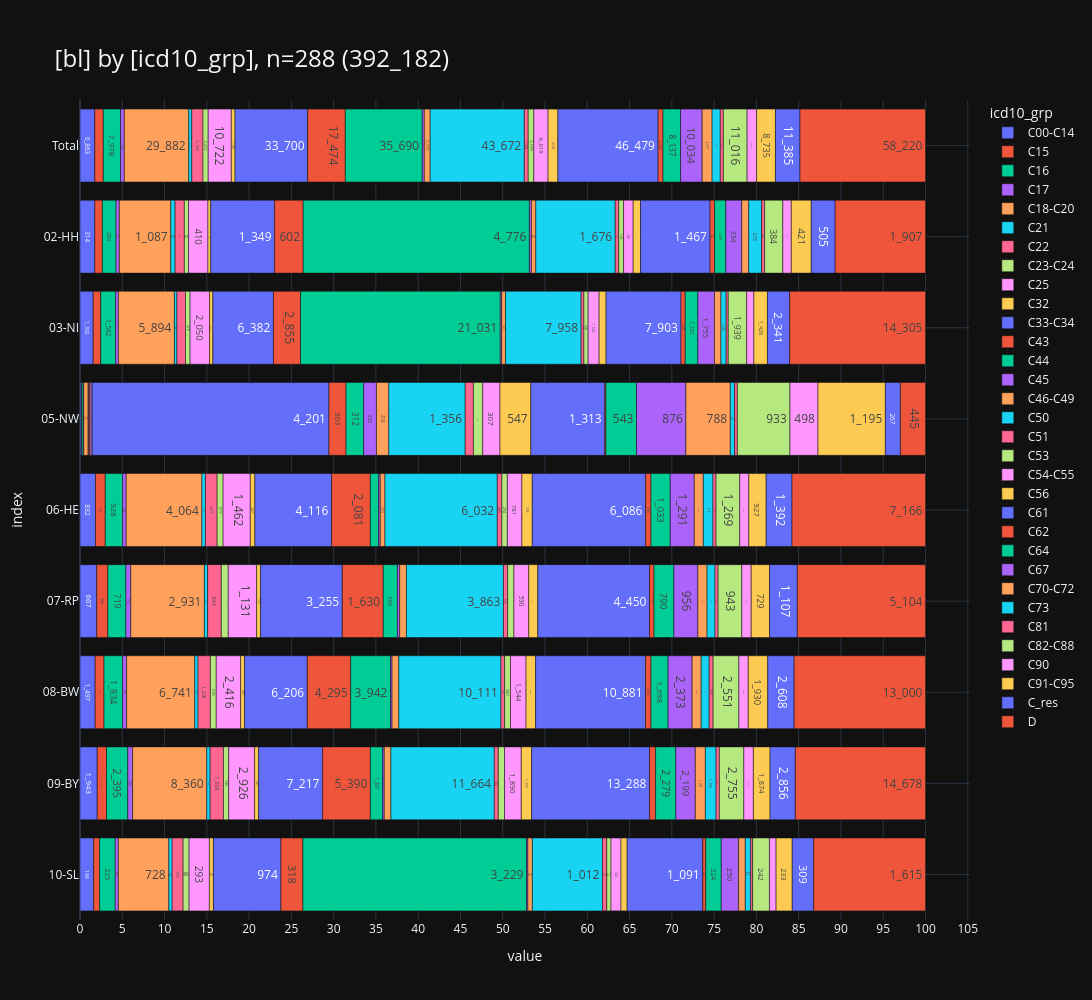

Notebook code for this chart:
### Markdown cell above
### <a id='toc1_5_2_'></a>[Diagnosegruppen](#toc0_)
- **Filter: DJ = 2023, C44 und D-Diagnosen sind eingeschlossen**

> 💡 `ZfKD`: _"Die Anteile für D-Diagnosen sind in etwa vergleichbar, die für C44 unterscheiden sich recht deutlich"_

### Code cell
_alias = "icd10_3d"
_df = (
    show_freqs(alias=_alias, incl_c44_and_d=True)
    .merge(dim_icd10_3d.to_df().set_index('code'), left_on=_alias, right_index=True, how="left")
    [["kkr", "code_kid", "cnt"]]
    .rename(columns={"kkr": "bl", "code_kid": "icd10_grp"})
)
_=pls.plot_stacked_bars(
    _df,
    orientation="h",
    normalize=False,
    relative=True,
    dropna=False,
    sort_values_index=False,
    show_total=True,
    height=1000,
)

### Figure 1 — Plotly figure (JSON) as saved in the notebook; plotly's stock layout.template omitted (floating-point values rounded to 4 significant figures)
{"data": [{"hovertemplate": "col=C00-C14<br>value=%{x}<br>index=%{y}<br>cnt_str=%{text}<extra></extra>", "legendgroup": "C00-C14", "marker": {"color": "#636EFA", "pattern": {"shape": ""}}, "name": "C00-C14", "orientation": "h", "showlegend": true, "text": ["6_863", "314", "1_392", "22", "832", "667", "1_497", "1_943", "196"], "textposition": "auto", "type": "bar", "x": [6863, 314, 1392, 22, 832, 667, 1497, 1943, 196], "xaxis": "x", "y": [" Total", "02-HH", "03-NI", "05-NW", "06-HE", "07-RP", "08-BW", "09-BY", "10-SL"], "yaxis": "y"}, {"hovertemplate": "col=C15<br>value=%{x}<br>index=%{y}<br>cnt_str=%{text}<extra></extra>", "legendgroup": "C15", "marker": {"color": "#EF553B", "pattern": {"shape": ""}}, "name": "C15", "orientation": "h", "showlegend": true, "text": ["3_953", "158", "796", "9", "525", "444", "881", "1_053", "87"], "textposition": "auto", "type": "bar", "x": [3953, 158, 796, 9, 525, 444, 881, 1053, 87], "xaxis": "x", "y": [" Total", "02-HH", "03-NI", "05-NW", "06-HE", "07-RP", "08-BW", "09-BY", "10-SL"], "yaxis": "y"}, {"hovertemplate": "col=C16<br>value=%{x}<br>index=%{y}<br>cnt_str=%{text}<extra></extra>", "legendgroup": "C16", "marker": {"color": "#00CC96", "pattern": {"shape": ""}}, "name": "C16", "orientation": "h", "showlegend": true, "text": ["7_978", "289", "1_562", "26", "928", "719", "1_834", "2_395", "225"], "textposition": "auto", "type": "bar", "x": [7978, 289, 1562, 26, 928, 719, 1834, 2395, 225], "xaxis": "x", "y": [" Total", "02-HH", "03-NI", "05-NW", "06-HE", "07-RP", "08-BW", "09-BY", "10-SL"], "yaxis": "y"}, {"hovertemplate": "col=C17<br>value=%{x}<br>index=%{y}<br>cnt_str=%{text}<extra></extra>", "legendgroup": "C17", "marker": {"color": "#AB63FA", "pattern": {"shape": ""}}, "name": "C17", "orientation": "h", "showlegend": true, "text": ["1_764", "70", "299", "11", "196", "193", "403", "546", "46"], "textposition": "auto", "type": "bar", "x": [1764, 70, 299, 11, 196, 193, 403, 546, 46], "xaxis": "x", "y": [" Total", "02-HH", "03-NI", "05-NW", "06-HE", "07-RP", "08-BW", "09-BY", "10-SL"], "yaxis": "y"}, {"hovertemplate": "col=C18-C20<br>value=%{x}<br>index=%{y}<br>cnt_str=%{text}<extra></extra>", "legendgroup": "C18-C20", "marker": {"color": "#FFA15A", "pattern": {"shape": ""}}, "name": "C18-C20", "orientation": "h", "showlegend": true, "text": ["29_882", "1_087", "5_894", "77", "4_064", "2_931", "6_741", "8_360", "728"], "textposition": "auto", "type": "bar", "x": [29882, 1087, 5894, 77, 4064, 2931, 6741, 8360, 728], "xaxis": "x", "y": [" Total", "02-HH", "03-NI", "05-NW", "06-HE", "07-RP", "08-BW", "09-BY", "10-SL"], "yaxis": "y"}, {"hovertemplate": "col=C21<br>value=%{x}<br>index=%{y}<br>cnt_str=%{text}<extra></extra>", "legendgroup": "C21", "marker": {"color": "#19D3F3", "pattern": {"shape": ""}}, "name": "C21", "orientation": "h", "showlegend": true, "text": ["1_422", "89", "266", "5", "189", "130", "320", "375", "48"], "textposition": "auto", "type": "bar", "x": [1422, 89, 266, 5, 189, 130, 320, 375, 48], "xaxis": "x", "y": [" Total", "02-HH", "03-NI", "05-NW", "06-HE", "07-RP", "08-BW", "09-BY", "10-SL"], "yaxis": "y"}, {"hovertemplate": "col=C22<br>value=%{x}<br>index=%{y}<br>cnt_str=%{text}<extra></extra>", "legendgroup": "C22", "marker": {"color": "#FF6692", "pattern": {"shape": ""}}, "name": "C22", "orientation": "h", "showlegend": true, "text": ["5_194", "196", "905", "25", "629", "544", "1_228", "1_508", "159"], "textposition": "auto", "type": "bar", "x": [5194, 196, 905, 25, 629, 544, 1228, 1508, 159], "xaxis": "x", "y": [" Total", "02-HH", "03-NI", "05-NW", "06-HE", "07-RP", "08-BW", "09-BY", "10-SL"], "yaxis": "y"}, {"hovertemplate": "col=C23-C24<br>value=%{x}<br>index=%{y}<br>cnt_str=%{text}<extra></extra>", "legendgroup": "C23-C24", "marker": {"color": "#B6E880", "pattern": {"shape": ""}}, "name": "C23-C24", "orientation": "h", "showlegend": true, "text": ["2_416", "88", "478", "5", "319", "276", "578", "586", "86"], "textposition": "auto", "type": "bar", "x": [2416, 88, 478, 5, 319, 276, 578, 586, 86], "xaxis": "x", "y": [" Total", "02-HH", "03-NI", "05-NW", "06-HE", "07-RP", "08-BW", "09-BY", "10-SL"], "yaxis": "y"}, {"hovertemplate": "col=C25<br>value=%{x}<br>index=%{y}<br>cnt_str=%{text}<extra></extra>", "legendgroup": "C25", "marker": {"color": "#FF97FF", "pattern": {"shape": ""}}, "name": "C25", "orientation": "h", "showlegend": true, "text": ["10_722", "410", "2_050", "34", "1_462", "1_131", "2_416", "2_926", "293"], "textposition": "auto", "type": "bar", "x": [10722, 410, 2050, 34, 1462, 1131, 2416, 2926, 293], "xaxis": "x", "y": [" Total", "02-HH", "03-NI", "05-NW", "06-HE", "07-RP", "08-BW", "09-BY", "10-SL"], "yaxis": "y"}, {"hovertemplate": "col=C32<br>value=%{x}<br>index=%{y}<br>cnt_str=%{text}<extra></extra>", "legendgroup": "C32", "marker": {"color": "#FECB52", "pattern": {"shape": ""}}, "name": "C32", "orientation": "h", "showlegend": true, "text": ["1_706", "59", "349", "2", "247", "156", "388", "447", "58"], "textposition": "auto", "type": "bar", "x": [1706, 59, 349, 2, 247, 156, 388, 447, 58], "xaxis": "x", "y": [" Total", "02-HH", "03-NI", "05-NW", "06-HE", "07-RP", "08-BW", "09-BY", "10-SL"], "yaxis": "y"}, {"hovertemplate": "col=C33-C34<br>value=%{x}<br>index=%{y}<br>cnt_str=%{text}<extra></extra>", "legendgroup": "C33-C34", "marker": {"color": "#636EFA", "pattern": {"shape": ""}}, "name": "C33-C34", "orientation": "h", "showlegend": true, "text": ["33_700", "1_349", "6_382", "4_201", "4_116", "3_255", "6_206", "7_217", "974"], "textposition": "auto", "type": "bar", "x": [33700, 1349, 6382, 4201, 4116, 3255, 6206, 7217, 974], "xaxis": "x", "y": [" Total", "02-HH", "03-NI", "05-NW", "06-HE", "07-RP", "08-BW", "09-BY", "10-SL"], "yaxis": "y"}, {"hovertemplate": "col=C43<br>value=%{x}<br>index=%{y}<br>cnt_str=%{text}<extra></extra>", "legendgroup": "C43", "marker": {"color": "#EF553B", "pattern": {"shape": ""}}, "name": "C43", "orientation": "h", "showlegend": true, "text": ["17_474", "602", "2_855", "303", "2_081", "1_630", "4_295", "5_390", "318"], "textposition": "auto", "type": "bar", "x": [17474, 602, 2855, 303, 2081, 1630, 4295, 5390, 318], "xaxis": "x", "y": [" Total", "02-HH", "03-NI", "05-NW", "06-HE", "07-RP", "08-BW", "09-BY", "10-SL"], "yaxis": "y"}, {"hovertemplate": "col=C44<br>value=%{x}<br>index=%{y}<br>cnt_str=%{text}<extra></extra>", "legendgroup": "C44", "marker": {"color": "#00CC96", "pattern": {"shape": ""}}, "name": "C44", "orientation": "h", "showlegend": true, "text": ["35_690", "4_776", "21_031", "312", "448", "565", "3_942", "1_387", "3_229"], "textposition": "auto", "type": "bar", "x": [35690, 4776, 21031, 312, 448, 565, 3942, 1387, 3229], "xaxis": "x", "y": [" Total", "02-HH", "03-NI", "05-NW", "06-HE", "07-RP", "08-BW", "09-BY", "10-SL"], "yaxis": "y"}, {"hovertemplate": "col=C45<br>value=%{x}<br>index=%{y}<br>cnt_str=%{text}<extra></extra>", "legendgroup": "C45", "marker": {"color": "#AB63FA", "pattern": {"shape": ""}}, "name": "C45", "orientation": "h", "showlegend": true, "text": ["947", "43", "154", "228", "85", "87", "151", "180", "19"], "textposition": "auto", "type": "bar", "x": [947, 43, 154, 228, 85, 87, 151, 180, 19], "xaxis": "x", "y": [" Total", "02-HH", "03-NI", "05-NW", "06-HE", "07-RP", "08-BW", "09-BY", "10-SL"], "yaxis": "y"}, {"hovertemplate": "col=C46-C49<br>value=%{x}<br>index=%{y}<br>cnt_str=%{text}<extra></extra>", "legendgroup": "C46-C49", "marker": {"color": "#FFA15A", "pattern": {"shape": ""}}, "name": "C46-C49", "orientation": "h", "showlegend": true, "text": ["2_721", "93", "407", "218", "253", "272", "665", "748", "65"], "textposition": "auto", "type": "bar", "x": [2721, 93, 407, 218, 253, 272, 665, 748, 65], "xaxis": "x", "y": [" Total", "02-HH", "03-NI", "05-NW", "06-HE", "07-RP", "08-BW", "09-BY", "10-SL"], "yaxis": "y"}, {"hovertemplate": "col=C50<br>value=%{x}<br>index=%{y}<br>cnt_str=%{text}<extra></extra>", "legendgroup": "C50", "marker": {"color": "#19D3F3", "pattern": {"shape": ""}}, "name": "C50", "orientation": "h", "showlegend": true, "text": ["43_672", "1_676", "7_958", "1_356", "6_032", "3_863", "10_111", "11_664", "1_012"], "textposition": "auto", "type": "bar", "x": [43672, 1676, 7958, 1356, 6032, 3863, 10111, 11664, 1012], "xaxis": "x", "y": [" Total", "02-HH", "03-NI", "05-NW", "06-HE", "07-RP", "08-BW", "09-BY", "10-SL"], "yaxis": "y"}, {"hovertemplate": "col=C51<br>value=%{x}<br>index=%{y}<br>cnt_str=%{text}<extra></extra>", "legendgroup": "C51", "marker": {"color": "#FF6692", "pattern": {"shape": ""}}, "name": "C51", "orientation": "h", "showlegend": true, "text": ["1_804", "74", "294", "146", "245", "168", "361", "454", "62"], "textposition": "auto", "type": "bar", "x": [1804, 74, 294, 146, 245, 168, 361, 454, 62], "xaxis": "x", "y": [" Total", "02-HH", "03-NI", "05-NW", "06-HE", "07-RP", "08-BW", "09-BY", "10-SL"], "yaxis": "y"}, {"hovertemplate": "col=C53<br>value=%{x}<br>index=%{y}<br>cnt_str=%{text}<extra></extra>", "legendgroup": "C53", "marker": {"color": "#B6E880", "pattern": {"shape": ""}}, "name": "C53", "orientation": "h", "showlegend": true, "text": ["2_589", "102", "442", "165", "294", "249", "580", "696", "61"], "textposition": "auto", "type": "bar", "x": [2589, 102, 442, 165, 294, 249, 580, 696, 61], "xaxis": "x", "y": [" Total", "02-HH", "03-NI", "05-NW", "06-HE", "07-RP", "08-BW", "09-BY", "10-SL"], "yaxis": "y"}, {"hovertemplate": "col=C54-C55<br>value=%{x}<br>index=%{y}<br>cnt_str=%{text}<extra></extra>", "legendgroup": "C54-C55", "marker": {"color": "#FF97FF", "pattern": {"shape": ""}}, "name": "C54-C55", "orientation": "h", "showlegend": true, "text": ["6_619", "203", "1_160", "307", "781", "590", "1_544", "1_890", "144"], "textposition": "auto", "type": "bar", "x": [6619, 203, 1160, 307, 781, 590, 1544, 1890, 144], "xaxis": "x", "y": [" Total", "02-HH", "03-NI", "05-NW", "06-HE", "07-RP", "08-BW", "09-BY", "10-SL"], "yaxis": "y"}, {"hovertemplate": "col=C56<br>value=%{x}<br>index=%{y}<br>cnt_str=%{text}<extra></extra>", "legendgroup": "C56", "marker": {"color": "#FECB52", "pattern": {"shape": ""}}, "name": "C56", "orientation": "h", "showlegend": true, "text": ["4_543", "155", "722", "547", "556", "361", "943", "1_170", "89"], "textposition": "auto", "type": "bar", "x": [4543, 155, 722, 547, 556, 361, 943, 1170, 89], "xaxis": "x", "y": [" Total", "02-HH", "03-NI", "05-NW", "06-HE", "07-RP", "08-BW", "09-BY", "10-SL"], "yaxis": "y"}, {"hovertemplate": "col=C61<br>value=%{x}<br>index=%{y}<br>cnt_str=%{text}<extra></extra>", "legendgroup": "C61", "marker": {"color": "#636EFA", "pattern": {"shape": ""}}, "name": "C61", "orientation": "h", "showlegend": true, "text": ["46_479", "1_467", "7_903", "1_313", "6_086", "4_450", "10_881", "13_288", "1_091"], "textposition": "auto", "type": "bar", "x": [46479, 1467, 7903, 1313, 6086, 4450, 10881, 13288, 1091], "xaxis": "x", "y": [" Total", "02-HH", "03-NI", "05-NW", "06-HE", "07-RP", "08-BW", "09-BY", "10-SL"], "yaxis": "y"}, {"hovertemplate": "col=C62<br>value=%{x}<br>index=%{y}<br>cnt_str=%{text}<extra></extra>", "legendgroup": "C62", "marker": {"color": "#EF553B", "pattern": {"shape": ""}}, "name": "C62", "orientation": "h", "showlegend": true, "text": ["2_298", "97", "443", "19", "290", "179", "539", "687", "44"], "textposition": "auto", "type": "bar", "x": [2298, 97, 443, 19, 290, 179, 539, 687, 44], "xaxis": "x", "y": [" Total", "02-HH", "03-NI", "05-NW", "06-HE", "07-RP", "08-BW", "09-BY", "10-SL"], "yaxis": "y"}, {"hovertemplate": "col=C64<br>value=%{x}<br>index=%{y}<br>cnt_str=%{text}<extra></extra>", "legendgroup": "C64", "marker": {"color": "#00CC96", "pattern": {"shape": ""}}, "name": "C64", "orientation": "h", "showlegend": true, "text": ["8_137", "238", "1_332", "543", "1_033", "790", "1_698", "2_279", "224"], "textposition": "auto", "type": "bar", "x": [8137, 238, 1332, 543, 1033, 790, 1698, 2279, 224], "xaxis": "x", "y": [" Total", "02-HH", "03-NI", "05-NW", "06-HE", "07-RP", "08-BW", "09-BY", "10-SL"], "yaxis": "y"}, {"hovertemplate": "col=C67<br>value=%{x}<br>index=%{y}<br>cnt_str=%{text}<extra></extra>", "legendgroup": "C67", "marker": {"color": "#AB63FA", "pattern": {"shape": ""}}, "name": "C67", "orientation": "h", "showlegend": true, "text": ["10_034", "334", "1_755", "876", "1_291", "956", "2_373", "2_199", "250"], "textposition": "auto", "type": "bar", "x": [10034, 334, 1755, 876, 1291, 956, 2373, 2199, 250], "xaxis": "x", "y": [" Total", "02-HH", "03-NI", "05-NW", "06-HE", "07-RP", "08-BW", "09-BY", "10-SL"], "yaxis": "y"}, {"hovertemplate": "col=C70-C72<br>value=%{x}<br>index=%{y}<br>cnt_str=%{text}<extra></extra>", "legendgroup": "C70-C72", "marker": {"color": "#FFA15A", "pattern": {"shape": ""}}, "name": "C70-C72", "orientation": "h", "showlegend": true, "text": ["4_591", "148", "673", "788", "486", "367", "896", "1_136", "97"], "textposition": "auto", "type": "bar", "x": [4591, 148, 673, 788, 486, 367, 896, 1136, 97], "xaxis": "x", "y": [" Total", "02-HH", "03-NI", "05-NW", "06-HE", "07-RP", "08-BW", "09-BY", "10-SL"], "yaxis": "y"}, {"hovertemplate": "col=C73<br>value=%{x}<br>index=%{y}<br>cnt_str=%{text}<extra></extra>", "legendgroup": "C73", "marker": {"color": "#19D3F3", "pattern": {"shape": ""}}, "name": "C73", "orientation": "h", "showlegend": true, "text": ["3_800", "273", "546", "76", "517", "316", "789", "1_206", "77"], "textposition": "auto", "type": "bar", "x": [3800, 273, 546, 76, 517, 316, 789, 1206, 77], "xaxis": "x", "y": [" Total", "02-HH", "03-NI", "05-NW", "06-HE", "07-RP", "08-BW", "09-BY", "10-SL"], "yaxis": "y"}, {"hovertemplate": "col=C81<br>value=%{x}<br>index=%{y}<br>cnt_str=%{text}<extra></extra>", "legendgroup": "C81", "marker": {"color": "#FF6692", "pattern": {"shape": ""}}, "name": "C81", "orientation": "h", "showlegend": true, "text": ["1_427", "63", "225", "49", "167", "124", "393", "377", "29"], "textposition": "auto", "type": "bar", "x": [1427, 63, 225, 49, 167, 124, 393, 377, 29], "xaxis": "x", "y": [" Total", "02-HH", "03-NI", "05-NW", "06-HE", "07-RP", "08-BW", "09-BY", "10-SL"], "yaxis": "y"}, {"hovertemplate": "col=C82-C88<br>value=%{x}<br>index=%{y}<br>cnt_str=%{text}<extra></extra>", "legendgroup": "C82-C88", "marker": {"color": "#B6E880", "pattern": {"shape": ""}}, "name": "C82-C88", "orientation": "h", "showlegend": true, "text": ["11_016", "384", "1_939", "933", "1_269", "943", "2_551", "2_755", "242"], "textposition": "auto", "type": "bar", "x": [11016, 384, 1939, 933, 1269, 943, 2551, 2755, 242], "xaxis": "x", "y": [" Total", "02-HH", "03-NI", "05-NW", "06-HE", "07-RP", "08-BW", "09-BY", "10-SL"], "yaxis": "y"}, {"hovertemplate": "col=C90<br>value=%{x}<br>index=%{y}<br>cnt_str=%{text}<extra></extra>", "legendgroup": "C90", "marker": {"color": "#FF97FF", "pattern": {"shape": ""}}, "name": "C90", "orientation": "h", "showlegend": true, "text": ["4_401", "179", "761", "498", "490", "375", "925", "1_077", "96"], "textposition": "auto", "type": "bar", "x": [4401, 179, 761, 498, 490, 375, 925, 1077, 96], "xaxis": "x", "y": [" Total", "02-HH", "03-NI", "05-NW", "06-HE", "07-RP", "08-BW", "09-BY", "10-SL"], "yaxis": "y"}, {"hovertemplate": "col=C91-C95<br>value=%{x}<br>index=%{y}<br>cnt_str=%{text}<extra></extra>", "legendgroup": "C91-C95", "marker": {"color": "#FECB52", "pattern": {"shape": ""}}, "name": "C91-C95", "orientation": "h", "showlegend": true, "text": ["8_735", "421", "1_426", "1_195", "927", "729", "1_930", "1_874", "233"], "textposition": "auto", "type": "bar", "x": [8735, 421, 1426, 1195, 927, 729, 1930, 1874, 233], "xaxis": "x", "y": [" Total", "02-HH", "03-NI", "05-NW", "06-HE", "07-RP", "08-BW", "09-BY", "10-SL"], "yaxis": "y"}, {"hovertemplate": "col=C_res<br>value=%{x}<br>index=%{y}<br>cnt_str=%{text}<extra></extra>", "legendgroup": "C_res", "marker": {"color": "#636EFA", "pattern": {"shape": ""}}, "name": "C_res", "orientation": "h", "showlegend": true, "text": ["11_385", "505", "2_341", "267", "1_392", "1_107", "2_608", "2_856", "309"], "textposition": "auto", "type": "bar", "x": [11385, 505, 2341, 267, 1392, 1107, 2608, 2856, 309], "xaxis": "x", "y": [" Total", "02-HH", "03-NI", "05-NW", "06-HE", "07-RP", "08-BW", "09-BY", "10-SL"], "yaxis": "y"}, {"hovertemplate": "col=D<br>value=%{x}<br>index=%{y}<br>cnt_str=%{text}<extra></extra>", "legendgroup": "D", "marker": {"color": "#EF553B", "pattern": {"shape": ""}}, "name": "D", "orientation": "h", "showlegend": true, "text": ["58_220", "1_907", "14_305", "445", "7_166", "5_104", "13_000", "14_678", "1_615"], "textposition": "auto", "type": "bar", "x": [58220, 1907, 14305, 445, 7166, 5104, 13000, 14678, 1615], "xaxis": "x", "y": [" Total", "02-HH", "03-NI", "05-NW", "06-HE", "07-RP", "08-BW", "09-BY", "10-SL"], "yaxis": "y"}], "layout": {"barmode": "relative", "barnorm": "percent", "height": 1000, "legend": {"title": {"text": "icd10_grp"}, "tracegroupgap": 0, "traceorder": "normal"}, "title": {"font": {"size": 24}, "text": "[bl] by [icd10_grp], n=288 (392_182)", "xanchor": "left", "y": 0.95, "yanchor": "top"}, "width": 1600, "xaxis": {"anchor": "y", "domain": [0, 1], "dtick": 5, "gridwidth": 1, "showgrid": true, "title": {"text": "value"}}, "yaxis": {"anchor": "x", "categoryarray": ["10-SL", "09-BY", "08-BW", "07-RP", "06-HE", "05-NW", "03-NI", "02-HH", " Total"], "categoryorder": "array", "domain": [0, 1], "gridwidth": 1, "showgrid": true, "title": {"text": "index"}}}}
